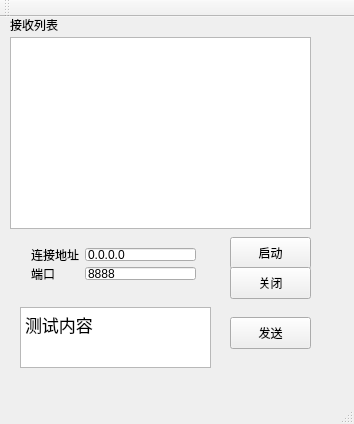
<?xml version="1.0" encoding="UTF-8"?>
<ui version="4.0">
 <class>MainWindow</class>
 <widget class="QMainWindow" name="MainWindow">
  <property name="geometry">
   <rect>
    <x>0</x>
    <y>0</y>
    <width>354</width>
    <height>424</height>
   </rect>
  </property>
  <property name="windowTitle">
   <string>MainWindow</string>
  </property>
  <widget class="QWidget" name="centralWidget">
   <widget class="QListWidget" name="listWidget">
    <property name="geometry">
     <rect>
      <x>10</x>
      <y>20</y>
      <width>301</width>
      <height>192</height>
     </rect>
    </property>
   </widget>
   <widget class="QLabel" name="label">
    <property name="geometry">
     <rect>
      <x>10</x>
      <y>0</y>
      <width>60</width>
      <height>16</height>
     </rect>
    </property>
    <property name="text">
     <string>接收列表</string>
    </property>
   </widget>
   <widget class="QPushButton" name="pushButton">
    <property name="geometry">
     <rect>
      <x>230</x>
      <y>220</y>
      <width>81</width>
      <height>32</height>
     </rect>
    </property>
    <property name="text">
     <string>启动</string>
    </property>
   </widget>
   <widget class="QPushButton" name="pushButton_2">
    <property name="geometry">
     <rect>
      <x>230</x>
      <y>250</y>
      <width>81</width>
      <height>32</height>
     </rect>
    </property>
    <property name="text">
     <string>关闭</string>
    </property>
   </widget>
   <widget class="QWidget" name="layoutWidget">
    <property name="geometry">
     <rect>
      <x>20</x>
      <y>220</y>
      <width>187</width>
      <height>54</height>
     </rect>
    </property>
    <layout class="QGridLayout" name="gridLayout">
     <item row="0" column="0">
      <widget class="QLabel" name="label_2">
       <property name="text">
        <string>连接地址</string>
       </property>
      </widget>
     </item>
     <item row="0" column="1">
      <widget class="QLineEdit" name="lineEdit">
       <property name="text">
        <string>0.0.0.0</string>
       </property>
      </widget>
     </item>
     <item row="1" column="0">
      <widget class="QLabel" name="label_3">
       <property name="text">
        <string>端口</string>
       </property>
      </widget>
     </item>
     <item row="1" column="1">
      <widget class="QLineEdit" name="lineEdit_2">
       <property name="text">
        <string>8888</string>
       </property>
      </widget>
     </item>
    </layout>
   </widget>
   <widget class="QPushButton" name="pushButton_3">
    <property name="geometry">
     <rect>
      <x>230</x>
      <y>300</y>
      <width>81</width>
      <height>32</height>
     </rect>
    </property>
    <property name="text">
     <string>发送</string>
    </property>
   </widget>
   <widget class="QTextEdit" name="textEdit">
    <property name="geometry">
     <rect>
      <x>20</x>
      <y>290</y>
      <width>191</width>
      <height>61</height>
     </rect>
    </property>
    <property name="html">
     <string>&lt;!DOCTYPE HTML PUBLIC &quot;-//W3C//DTD HTML 4.0//EN&quot; &quot;http://www.w3.org/TR/REC-html40/strict.dtd&quot;&gt;
&lt;html&gt;&lt;head&gt;&lt;meta name=&quot;qrichtext&quot; content=&quot;1&quot; /&gt;&lt;style type=&quot;text/css&quot;&gt;
p, li { white-space: pre-wrap; }
&lt;/style&gt;&lt;/head&gt;&lt;body style=&quot; font-family:'.SF NS Text'; font-size:13pt; font-weight:400; font-style:normal;&quot;&gt;
&lt;p style=&quot; margin-top:0px; margin-bottom:0px; margin-left:0px; margin-right:0px; -qt-block-indent:0; text-indent:0px;&quot;&gt;测试内容&lt;/p&gt;&lt;/body&gt;&lt;/html&gt;</string>
    </property>
   </widget>
  </widget>
  <widget class="QMenuBar" name="menuBar">
   <property name="geometry">
    <rect>
     <x>0</x>
     <y>0</y>
     <width>354</width>
     <height>22</height>
    </rect>
   </property>
  </widget>
  <widget class="QToolBar" name="mainToolBar">
   <attribute name="toolBarArea">
    <enum>TopToolBarArea</enum>
   </attribute>
   <attribute name="toolBarBreak">
    <bool>false</bool>
   </attribute>
  </widget>
  <widget class="QStatusBar" name="statusBar"/>
 </widget>
 <layoutdefault spacing="6" margin="11"/>
 <resources/>
 <connections/>
</ui>
